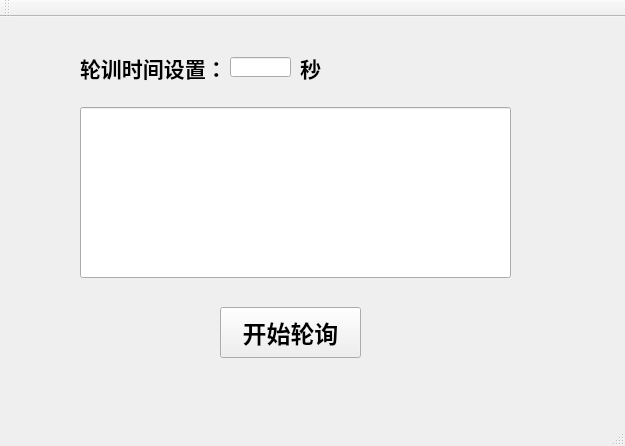
<?xml version="1.0" encoding="UTF-8"?>
<ui version="4.0">
 <class>MainWindow</class>
 <widget class="QMainWindow" name="MainWindow">
  <property name="geometry">
   <rect>
    <x>0</x>
    <y>0</y>
    <width>625</width>
    <height>446</height>
   </rect>
  </property>
  <property name="font">
   <font>
    <pointsize>11</pointsize>
   </font>
  </property>
  <property name="windowTitle">
   <string>MainWindow</string>
  </property>
  <widget class="QWidget" name="centralWidget">
   <widget class="QLineEdit" name="lineEdit">
    <property name="geometry">
     <rect>
      <x>80</x>
      <y>90</y>
      <width>431</width>
      <height>171</height>
     </rect>
    </property>
    <property name="font">
     <font>
      <pointsize>66</pointsize>
      <weight>75</weight>
      <bold>true</bold>
     </font>
    </property>
    <property name="text">
     <string/>
    </property>
   </widget>
   <widget class="QPushButton" name="btn">
    <property name="geometry">
     <rect>
      <x>220</x>
      <y>290</y>
      <width>141</width>
      <height>51</height>
     </rect>
    </property>
    <property name="font">
     <font>
      <pointsize>18</pointsize>
      <weight>75</weight>
      <bold>true</bold>
     </font>
    </property>
    <property name="text">
     <string>开始轮询</string>
    </property>
   </widget>
   <widget class="QLabel" name="label">
    <property name="geometry">
     <rect>
      <x>80</x>
      <y>30</y>
      <width>151</width>
      <height>41</height>
     </rect>
    </property>
    <property name="font">
     <font>
      <pointsize>16</pointsize>
      <weight>75</weight>
      <bold>true</bold>
     </font>
    </property>
    <property name="text">
     <string>轮训时间设置：</string>
    </property>
   </widget>
   <widget class="QLineEdit" name="secondLine">
    <property name="geometry">
     <rect>
      <x>230</x>
      <y>40</y>
      <width>61</width>
      <height>20</height>
     </rect>
    </property>
    <property name="font">
     <font>
      <pointsize>16</pointsize>
      <weight>75</weight>
      <bold>true</bold>
     </font>
    </property>
   </widget>
   <widget class="QLabel" name="label_2">
    <property name="geometry">
     <rect>
      <x>300</x>
      <y>30</y>
      <width>111</width>
      <height>41</height>
     </rect>
    </property>
    <property name="font">
     <font>
      <pointsize>16</pointsize>
      <weight>75</weight>
      <bold>true</bold>
     </font>
    </property>
    <property name="text">
     <string>秒</string>
    </property>
   </widget>
  </widget>
  <widget class="QMenuBar" name="menuBar">
   <property name="geometry">
    <rect>
     <x>0</x>
     <y>0</y>
     <width>625</width>
     <height>23</height>
    </rect>
   </property>
  </widget>
  <widget class="QToolBar" name="mainToolBar">
   <attribute name="toolBarArea">
    <enum>TopToolBarArea</enum>
   </attribute>
   <attribute name="toolBarBreak">
    <bool>false</bool>
   </attribute>
  </widget>
  <widget class="QStatusBar" name="statusBar"/>
 </widget>
 <layoutdefault spacing="6" margin="11"/>
 <resources/>
 <connections/>
</ui>
